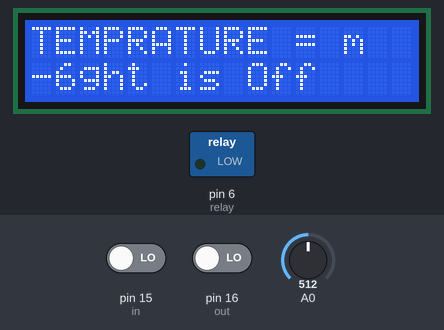
Recording of a sketch running on a simulated Arduino Uno, built with avr-gcc and run on an emulated ATmega328P. Shown: 16×2 character LCD, switched loads named in the sketch (green lamp = pin HIGH). The test bench sets the inputs (shaded band); at power-on: A0 = 512, pin 15 (in) LOW, pin 16 (out) LOW.

Above: at 3.2 s.
3.3 s: A0 set to 123
At 5.8 s:
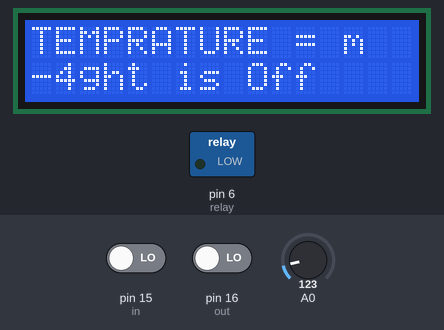
7.5 s: A0 set to 100
At 9.9 s:
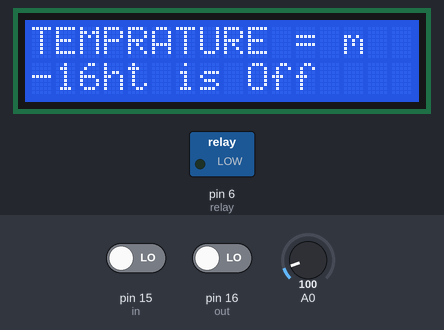
13.6 s: pin 15 (in) driven HIGH
At 14.7 s:
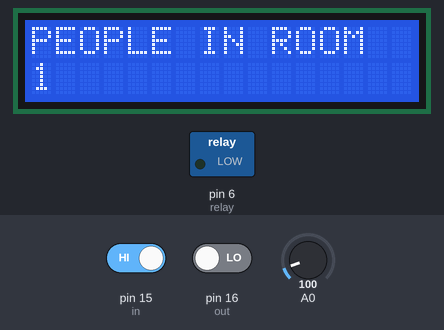
19.7 s: pin 15 (in) driven LOW
22.4 s: pin 16 (out) driven HIGH
At 28.4 s:
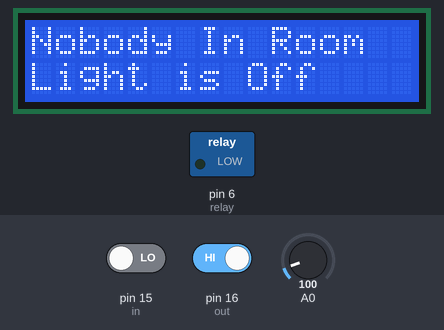
28.5 s: A0 set to 0
At 29.9 s:
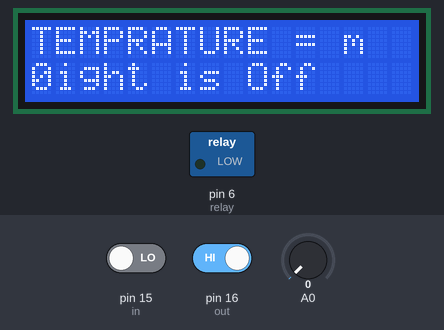
Timing chart, 0 to 31.5 s (numbered marks = the images above; inputs shaded):
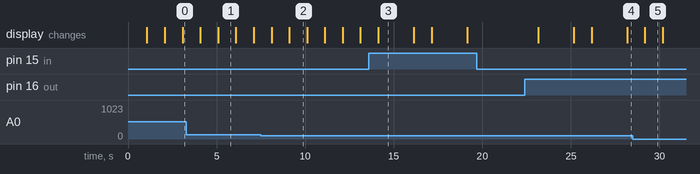

Measured:
- the behaviour switches between 113 and 112 on A0 (found by bisection; images 1 and 2)
- after the input at 3.3 s, the display: first differs from a run without the input after 1.8 s (image 1)
- after the input at 7.5 s, the display: first differs from a run without the input after 1.6 s (image 2)
- after the input at 13.6 s, the display: changes after 0.53 s (image 3)
- after the input at 19.7 s, every drawn part: stays the same
- after the input at 22.4 s, the display: first changes after 0.76 s (image 4 shows a later state)
- after the input at 28.5 s, the display: changes after 0.68 s (image 5)
- what the display in image 1 shows lasts 1.0 s, from 5.1 s to 6.1 s

The sketch:

ibreal.ino
```cpp
#include<LiquidCrystal.h>

LiquidCrystal lcd(12,11,10,9,8,7);

#define in 15
#define out 16
#define relay 6
#define tempPin 16

int dat, val;

int count = 0;
int temp;
int direct = 0;
float  cel = ((temp / 1024.0)*5000) / 10;
float speed;


void IN()
{
  count++;
  lcd.clear();
  lcd.print("PEOPLE IN ROOM");
  lcd.setCursor(0,1);
  lcd.print(count);
  digitalWrite(0, HIGH);
  delay(2000);
}

void OUT()
{
  count--;
  lcd.clear();
  lcd.print("PEOPLE IN ROOM");
  lcd.setCursor(0,1);
  lcd.print(count);
  digitalWrite(0, LOW);
  delay(2000);
}

void setup()
{
  Serial.begin(9600);

  lcd.begin(16,2);
  lcd.print("Automatic Fan");
  delay(1000);
  lcd.print("With Visitor Counter");
  delay(1000);
  pinMode(in, INPUT);
  pinMode(out, INPUT);
  pinMode(relay, OUTPUT);
  lcd.clear();
  lcd.print("Person In Room:");
  lcd.setCursor(0,1);
}

void loop()
{
  // coming in part
  if(digitalRead(in))
  {
    IN();
    //direct = 1;
  }

  // going out part
  if(digitalRead(out))
  {
    OUT();
    //direct = 2;
  }

  if(count <= 0)
  {
    //digitalWrite(relay, LOW);
    lcd.clear();
    lcd.print("Nobody In Room");
    lcd.setCursor(0,1);
    lcd.print("Light is Off");
    delay(1000);
  }
  else
    lcd.clear();
    val = analogRead(A0);
    dat = (val*500)>>10;
    lcd.setCursor(0,0);
    lcd.print("TEMPRATURE = ");
    lcd.setCursor(0,1);
    lcd.print(dat);
    delay(1000);
}
```
